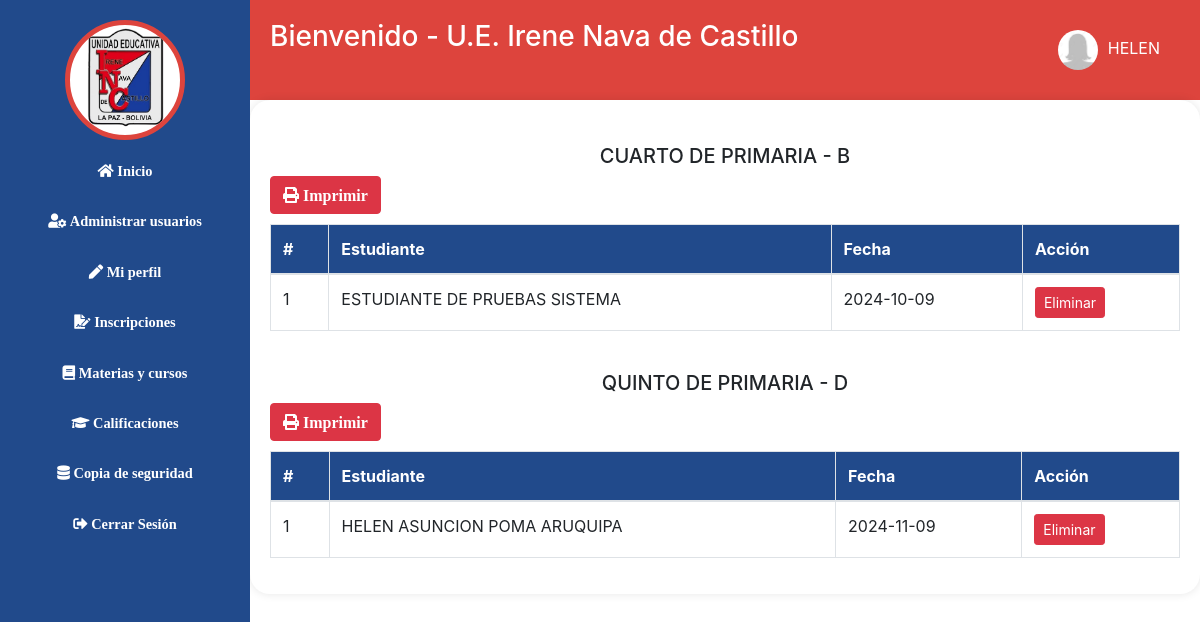
/adm_ins.php (signed in), run on the app's committed database.
### tables this page shows
CREATE TABLE `inscripciones` (
  `id_ins` int(11) NOT NULL,
  `id_gra` int(11) NOT NULL,
  `id_par` int(11) NOT NULL,
  `fecha` date NOT NULL,
  `id_usuario` int(11) NOT NULL
);

CREATE TABLE `usuario` (
  `id_usuario` int(11) NOT NULL,
  `usuario` varchar(100) NOT NULL,
  `password` varchar(255) NOT NULL,
  `rol` varchar(50) NOT NULL,
  `foto` varchar(255) DEFAULT NULL,
  `nombre` varchar(100) NOT NULL
);

### adm_ins.php (the view, shortened to what this page needs)
<?php
function obtenerInscripciones() {
    include 'include/conexion.php';
     $anio_actual = date('Y');
    $query = "
        SELECT i.id_ins, g.nom_gra, p.nom_par, i.fecha, u.nombre
        FROM inscripciones i
        JOIN grado g ON i.id_gra = g.id_gra
        JOIN paralelo p ON i.id_par = p.id_par
        JOIN usuario u ON i.id_usuario = u.id_usuario
        WHERE YEAR(i.fecha) = $anio_actual
        ORDER BY g.nom_gra, p.nom_par, i.fecha DESC";
    $result = $conn->query($query);
    $inscripciones = array();
    while ($row = $result->fetch_assoc()) {
        $inscripciones[$row['nom_gra']][$row['nom_par']][] = $row;
    }
    return $inscripciones;
}
?>
<!DOCTYPE html>
<html lang="es">
<head>
    <link rel="stylesheet" type="text/css" href="style/estilos.css">
    <link rel="stylesheet" href="css/bootstrap.min.css">
    <link rel="stylesheet" href="https://cdn.datatables.net/1.13.4/css/jquery.dataTables.min.css">
</head>
<body>
    <?php include 'include/cabecera.php'; ?>
    <?php include 'include/menu.php'; ?>
    <div class="contenido main-content">
        <?php
        $inscripciones = obtenerInscripciones();
        foreach ($inscripciones as $grado => $paralelos) {
            foreach ($paralelos as $paralelo => $estudiantes) {
        ?>
            <div class="mt-4">
                <h5 class="text-center"><?php echo "$grado - $paralelo"; ?></h5>
                <a href="reporte_lis_est.php?grado=<?php echo urlencode($grado); ?>&paralelo=<?php echo urlencode($paralelo); ?>" class="btn btn-danger">
                <i class="fas fa-print"> Imprimir</i></a>
                <div class="table-responsive overflow-auto" style="max-height: 60vh;">
                    <table class="table table-bordered table-hover">
                        <thead class="table-striped">
                            <tr>
                                <th>#</th>
                                <th>Estudiante</th>
                                <th>Fecha</th>
                                <th>Acción</th>
                            </tr>
                        </thead>
                        <tbody>
                            <?php
                            $contador = 1;
                            foreach ($estudiantes as $inscripcion) { ?>
                                <tr>
                                    <td><?php echo $contador++; ?></td>
                                    <td><?php echo htmlspecialchars($inscripcion['nombre']); ?></td>
                                    <td><?php echo htmlspecialchars($inscripcion['fecha']); ?></td>
                                    <td>
                                        <a href="include/eli_ins.php?id_ins=<?php echo $inscripcion['id_ins']; ?>" onclick="return confirm('¿Estás seguro de eliminar esta inscripción?');" class="btn btn-danger btn-sm">Eliminar</a>
                                    </td>
                                </tr>
                            <?php } ?>
                        </tbody>
                    </table>
                </div>
            </div>
        <?php
            }
        }
        ?>
    </div>
</body>
</html>

### style/estilos.css (style rules this page uses)
body { font-family: Arial, sans-serif; margin: 0; padding: 0; background-color: #f2f2f2; align-items: center; }
.contenido { margin-left: 200px; padding: 20px; background-color: white; border-radius: 20px; box-shadow: 0 0 10px rgba(0, 0, 0, 0.1); }
a { color: green; text-decoration: none; display: inline-block; padding: 4px 8px; background-color: #214a8b; color: white; border-radius: 4px; cursor: pointer; transition: background-color 0.3s, transform 0.2s; }
table { border-collapse: collapse; width: 60%; border: none; margin: 10px 0; }
table td { padding: 2px; border: 1px solid transparent; text-align: left; }
th, td { padding: 4px; }
th { background-color: #214a8b; color: white; }

### include/menu.php (style rules this page uses)
.main-content { margin-left: 250px; padding: 20px; }

### data on the page
inscripciones: id_usuario.nombre "ESTUDIANTE DE PRUEBAS SISTEMA", fecha "2024-10-09"
inscripciones: id_usuario.nombre "HELEN ASUNCION POMA ARUQUIPA", fecha "2024-11-09"

### other printed values
$_SESSION['usuario'] "HELEN"
$grado "CUARTO DE PRIMARIA"
$paralelo "B"
$grado "QUINTO DE PRIMARIA"
$paralelo "D"
